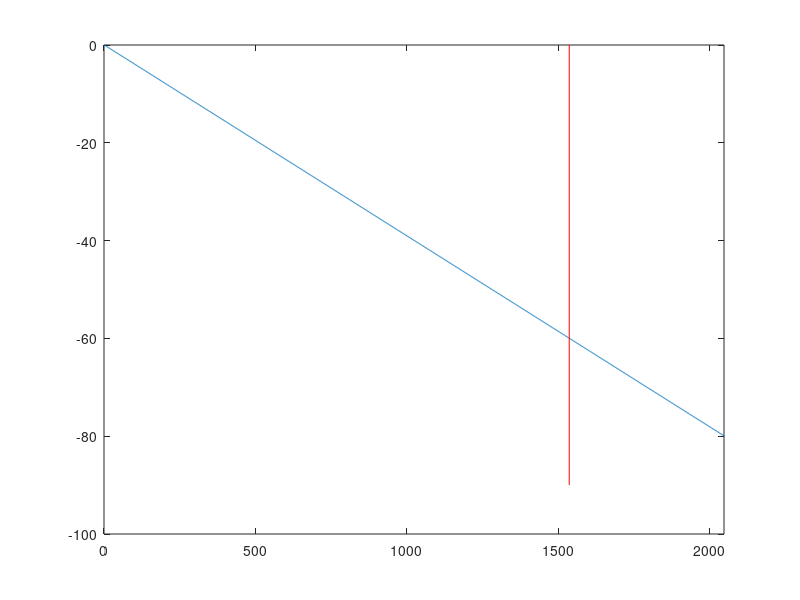

Source code (MATLAB):
% create a 2048-sample long exponential decay table
N = 2048;
n = 0:N-1;

% make the exponentially decaying envelope where -60dB occurs at 3/4 of
% the way to the end of the envelope
A = 1;
N60 = 0.75 * N;   % T60 as a sample
tau = -N60 / log(0.001);

x = A * exp(-n/tau);

% check that it is what we expect
figure
plot(20*log10(x/max(x)));
hold on
plot([N60 N60], [-90 0], 'r')
xlim([0 N-1])

% write to file
fileID = fopen('decayExpWavetable.txt', 'w');
for i=1:N
    fprintf(fileID, '%.12f ', x(i));
end
fclose(fileID);
